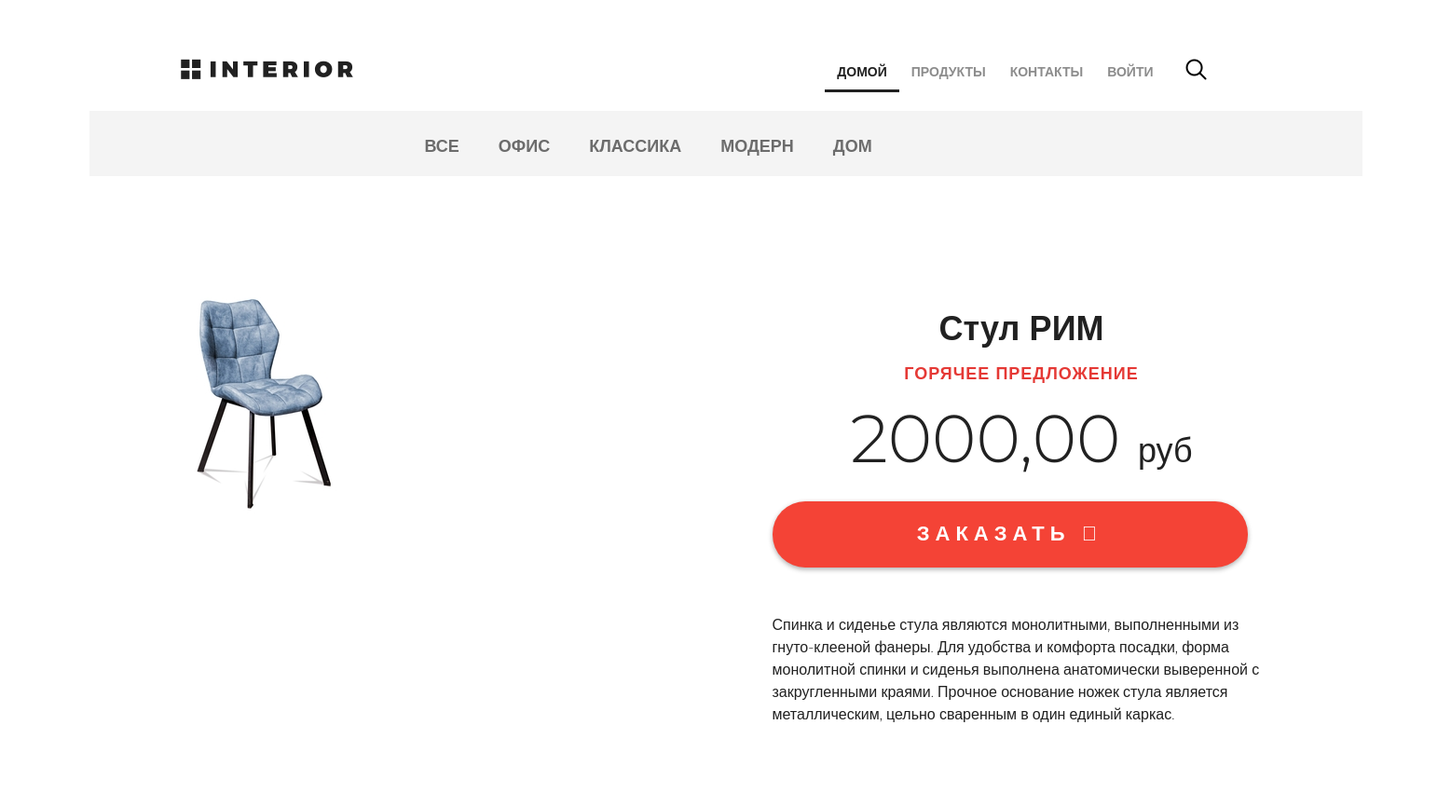
/products/ (upper part), run on an earlier commit of the app's database.
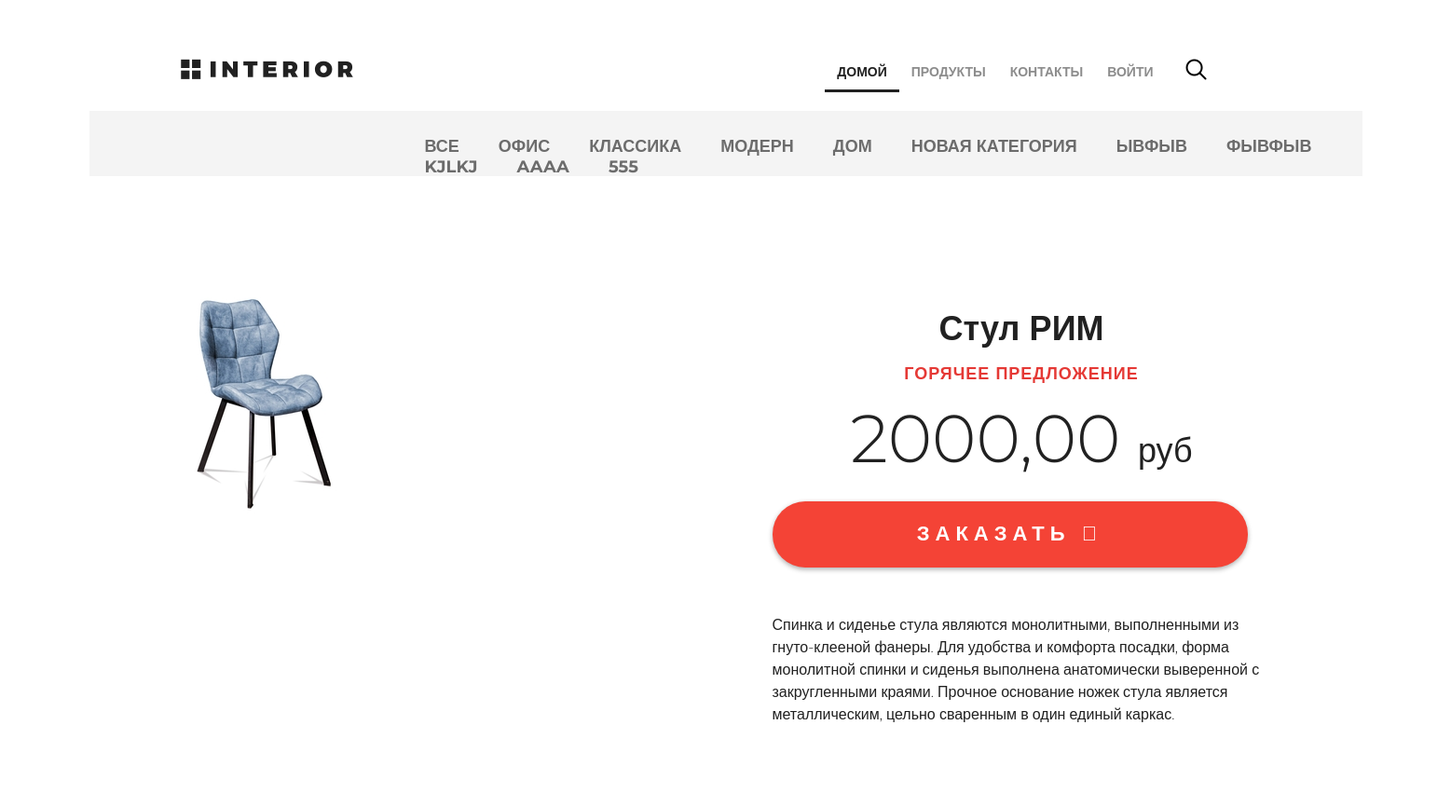
And on a later commit of the database.
### mainapp/models.py (models this page shows, shortened)
class ProductCategory(models.Model):
    name = models.CharField(verbose_name='имя', max_length=64, unique=True)
    description = models.TextField(verbose_name='описание', blank=True)
    created = models.DateTimeField(auto_now_add=True)
    updated = models.DateTimeField(auto_now=True)
    is_active = models.BooleanField(default=True)

### mainapp/views.py (the view, shortened to what this page needs)
# urls.py: path('products/', include('mainapp.urls', namespace='products')),
def products(request, pk=None):
    title = 'каталог'
    links_menu = ProductCategory.objects.all()
    basket = get_basket(request.user)
    hot_product = get_hot_product()
    same_products = get_same_products(hot_product)
    products = Product.objects.all().order_by('price')
    context = {
        'title': title,
        'links_menu': links_menu,
        'products': products,
        'hot_product': hot_product,
        'same_products': same_products,
        'basket': basket,
    }
    return render(request, 'mainapp/products.html', context=context)

### mainapp/views.py (called while the page is built)
def get_basket(user):
    if user.is_authenticated:
        return Basket.objects.filter(user=user)
    else:
        return []

def get_hot_product():
    products = Product.objects.all()
    return random.sample(list(products), 1)[0]

def get_same_products(hot_product):
    same_products = Product.objects.filter(category=hot_product.category).exclude(pk=hot_product.pk)
    return same_products

### mainapp/templates/mainapp/products.html (shortened to what this page needs)
{% extends 'geekshop/base.html' %}
{% load static %}
{% block css %}
<link rel="stylesheet" type="text/css" href="{% static '/mainapp/style.css' %}">
{% endblock %}
{% block content %}
<div class="hero-white">
    <div class="header clearfix">
        {% include 'geekshop/includes/main_menu.html' %}
        <a href="#" class="basket"></a>
    </div>
</div>
<div class="details">
    <div class="links clearfix">
        <ul class="links-menu">
            <li>
                <a href="{% url 'products:category' 0 %}"
                   class="{% if request.resolver_match.kwargs.pk == 0 %}active{% endif %}">ВСЕ
                </a>
            </li>
            {% for link in links_menu %}
            <li><a href="{% url 'products:category' link.pk %}"
                   class="{% if request.resolver_match.kwargs.pk|add:'0' == link.pk %} active {% endif %}">
                {{link.name}}
            </a></a>
            </li>
            {% endfor %}
        </ul>
    </div>
    <div class="details-products">
        <div class="details-slider">
            <div class="slider-product">
                <img src="{{ hot_product.image.url }}">
            </div>
        </div>
        <div class="description">
            <h3 class="big-bold">{{ hot_product.short_desc }}</h3>
            <h3 class="red">горячее предложение</h3>
            <p class="price"> {{ hot_product.price }} <span>руб</span></p>
            <a href="{% url 'mainapp:detail' pk=hot_product.pk %}" class="red-button">
                заказать <i class="fa fa-chevron-right" aria-hidden="true"></i>
            </a>
            <div class="description-text">
                {{ hot_product.description }}
            </div>
        </div>
    </div>
        {% endblock %}

What changed in the data, as far as the page shows it:
added ProductCategory: name "НОВАЯ КАТЕГОРИЯ"
added ProductCategory: name "ЫВФЫВ"
added ProductCategory: name "ФЫВФЫВ"
added ProductCategory: name "KJLKJ"
added ProductCategory: name "AAAA"
added ProductCategory: name "555"
